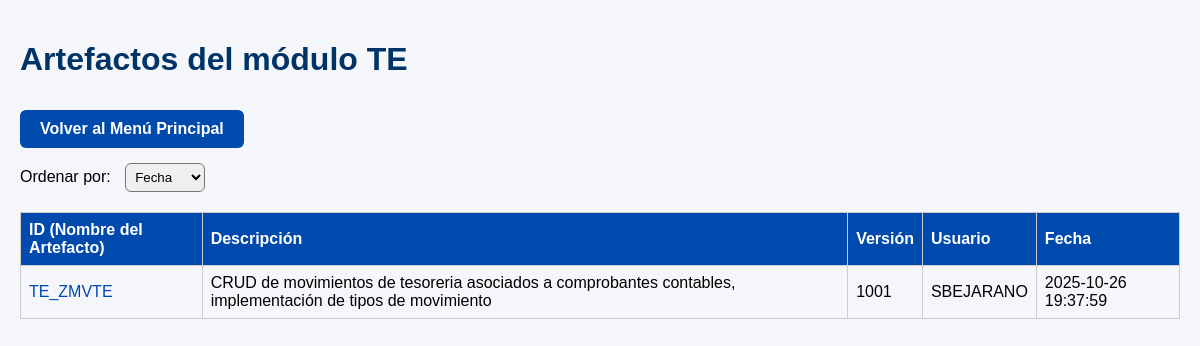
Page /artefactos/TE (signed in) on the committed database.
### tables this page shows
CREATE TABLE VERSIONAMIENTO(
            ID_archivo TEXT,
            version INTEGER DEFAULT 1000,
            descripcion TEXT NOT NULL,
            usuario TEXT NOT NULL,
            fecha_cambio TEXT NOT NULL,
            PRIMARY KEY (ID_archivo, version),
            FOREIGN KEY (ID_archivo) REFERENCES ARCHIVO(ID_archivo),
            FOREIGN KEY (usuario) REFERENCES USUARIO(ID_usuario)
        );

CREATE TABLE ARCHIVO(
            ID_archivo TEXT PRIMARY KEY,
            ruta TEXT NOT NULL,
            descripcion TEXT NOT NULL
        );

### app.py (the view)
@app.route("/artefactos/<prefijo>")
@login_requerido
def listar_artefactos(prefijo):
    orden = request.args.get("orden", "fecha")
    conn = get_conn()
    cursor = conn.cursor()
    order_by = "A.ID_archivo ASC" if orden == "nombre" else "V.fecha_cambio DESC"
    cursor.execute(f"""
        SELECT A.ID_archivo, A.descripcion, V.version, V.usuario, V.fecha_cambio
        FROM ARCHIVO A
        JOIN VERSIONAMIENTO V ON A.ID_archivo = V.ID_archivo
        WHERE UPPER(A.ID_archivo) LIKE UPPER(?) || '%'
        AND V.version = (
            SELECT MAX(V2.version)
            FROM VERSIONAMIENTO V2
            WHERE V2.ID_archivo = A.ID_archivo
        )
        ORDER BY {order_by}
    """, (prefijo,))
    artefactos = cursor.fetchall()
    conn.close()
    return render_template("listado.html", artefactos=artefactos, prefijo=prefijo, orden=orden, usuario=session["usuario"])

### app.py (called while the page is built)
def get_conn():
    return sqlite3.connect("artefactos.db")

def login_requerido(func):
    @wraps(func)
    def wrapper(*args, **kwargs):
        if "usuario" not in session:
            flash("Debe iniciar sesión para acceder al sistema.")
            return redirect(url_for("login"))
        return func(*args, **kwargs)
    return wrapper

### templates/listado.html (shortened to what this page needs)
<!DOCTYPE html>
<html lang="es">
<head>
</head>
<body>
<h1>Artefactos del módulo {{ prefijo }}</h1>
<a href="/" class="btn-volver">Volver al Menú Principal</a>
<form method="get">
    Ordenar por:
    <select name="orden" onchange="this.form.submit()">
        <option value="fecha" {% if orden=='fecha' %}selected{% endif %}>Fecha</option>
    </select>
</form>
<table>
<tr>
    <th>ID (Nombre del Artefacto)</th>
    <th>Descripción</th>
    <th>Versión</th>
    <th>Usuario</th>
    <th>Fecha</th>
</tr>
{% for a in artefactos %}
<tr>
    <td><a href="/detalle/{{ a[0] }}">{{ a[0] }}</a></td>
    <td>{{ a[1] }}</td>
    <td>{{ a[2] }}</td>
    <td>{{ a[3] }}</td>
    <td>{{ a[4] }}</td>
</tr>
{% else %}
<tr>
    <td colspan="5" style="text-align:center;">No se encontraron artefactos</td>
</tr>
{% endfor %}
</table>
</body>
</html>

### templates/listado.html (style rules this page uses)
body { font-family: Arial, sans-serif; background:#f5f6fa; margin:0; padding:20px; }
h1 { color:#003366; }
table { border-collapse: collapse; width:100%; margin-top:20px; }
th, td { border:1px solid #ccc; padding:8px; text-align:left; }
th { background:#004aad; color:white; }
a { color:#004aad; text-decoration:none; }
select { margin-left:10px; padding:5px; border-radius:6px; }
.btn-volver { display:inline-block; background:#004aad; color:white; padding:10px 20px; border:none; border-radius:6px; cursor:pointer; text-decoration:none; font-weight:bold; margin-top:10px; margin-bottom:15px; transition: background 0.3s ease; }

### rows in the picture
VERSIONAMIENTO: ID_archivo "TE_ZMVTE", descripcion "CRUD de movimientos de tesoreria asociados a comprobantes contables, implementación de tipos de movimiento", version "1001", usuario "SBEJARANO", fecha_cambio "2025-10-26 19:37:59"

### other values in the picture
{{ prefijo }} "TE"
